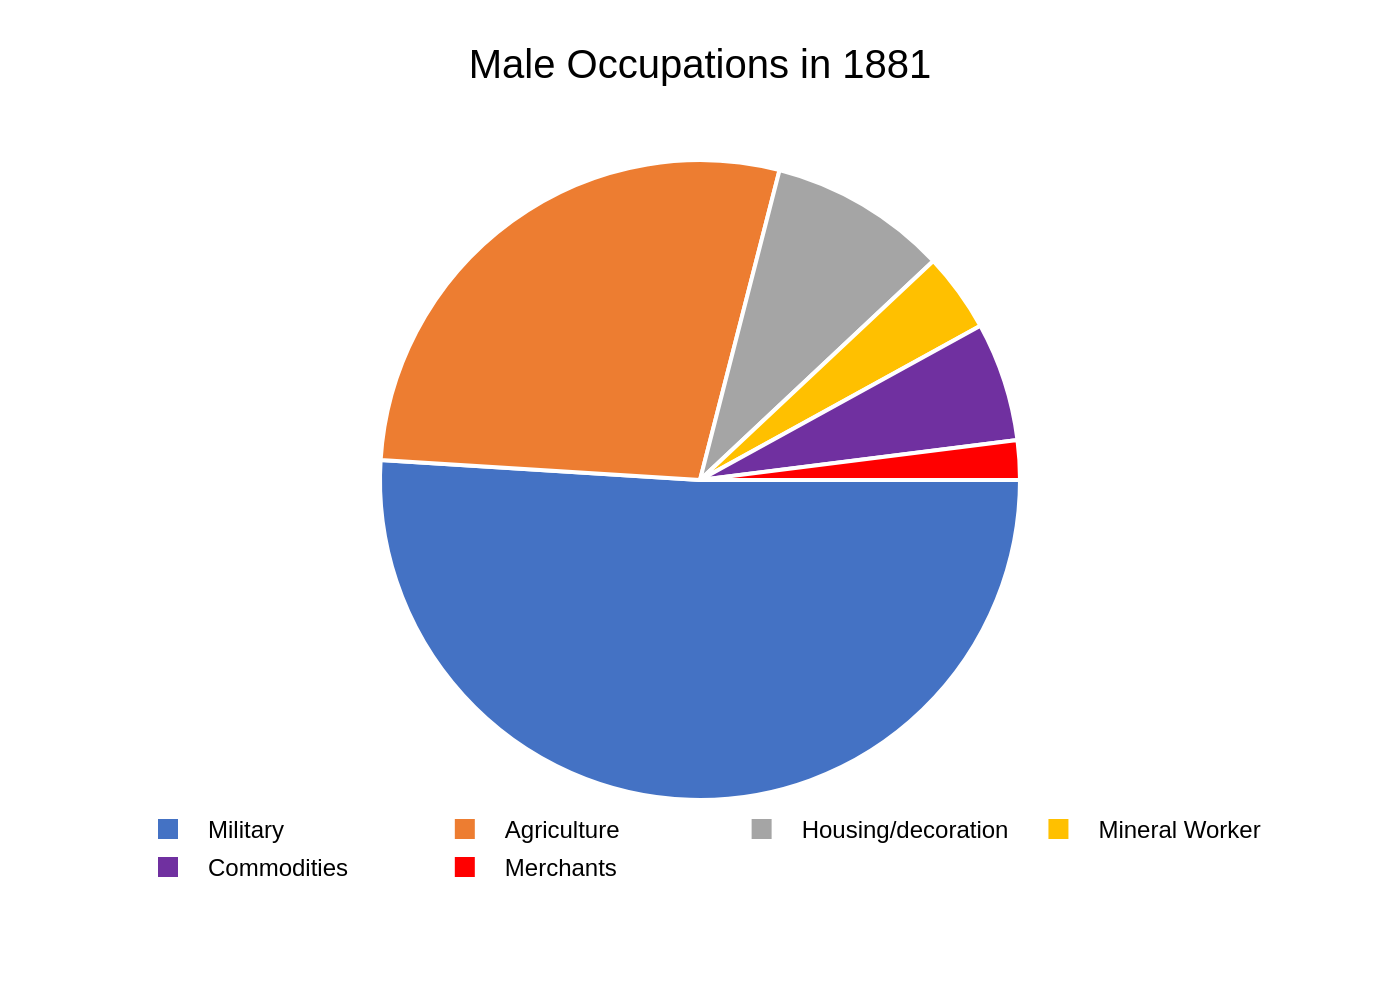

The Python source for this figure:
import sys
import json
import plotly.graph_objects as go
import os

# Check for command-line argument
if len(sys.argv) != 2:
    print("Usage: python <script_name>.py <json_file_path>")
    sys.exit(1)

json_path = sys.argv[1]

# Read data from the specified JSON file
try:
    with open(json_path, 'r', encoding='utf-8') as f:
        chart_data = json.load(f)
except FileNotFoundError:
    print(f"Error: JSON file not found at {json_path}")
    sys.exit(1)
except json.JSONDecodeError:
    print(f"Error: Could not decode JSON from {json_path}")
    sys.exit(1)

# Extract data and texts from the JSON structure
data = chart_data['chart_data']
texts = chart_data['texts']
colors = chart_data['colors']

# Prepare data for Plotly
labels = [item['category'] for item in data]
values = [item['value'] for item in data]

# Create the pie chart trace
fig = go.Figure(data=[go.Pie(
    labels=labels,
    values=values,
    marker=dict(
        colors=colors,
        line=dict(color='#ffffff', width=2)
    ),
    hoverinfo='label+percent',
    textinfo='none',
    sort=False,  # Preserve original data order
    direction='clockwise',
    rotation=90
)])

# Build the title string
title_text = texts.get('title', '')
if texts.get('subtitle'):
    title_text = f"{title_text}<br><sub>{texts['subtitle']}</sub>"

# Update layout for a professional look and feel
fig.update_layout(
    title=dict(
        text=title_text,
        y=0.95,
        x=0.5,
        xanchor='center',
        yanchor='top'
    ),
    font=dict(
        family="Arial",
        size=12,
        color="black"
    ),
    title_font_size=20,
    showlegend=True,
    legend=dict(
        orientation="h",
        yanchor="bottom",
        y=-0.15,
        xanchor="center",
        x=0.5,
        itemsizing='constant'
    ),
    margin=dict(t=80, b=100, l=40, r=40),
    paper_bgcolor='white',
    plot_bgcolor='white'
)

# Determine the output filename from the input JSON path
base_filename = os.path.basename(json_path).rsplit('.', 1)[0]
output_filename = f"{base_filename}.png"

# Save the figure as a high-resolution PNG image
fig.write_image(output_filename, scale=2)

print(f"Chart saved to {output_filename}")
